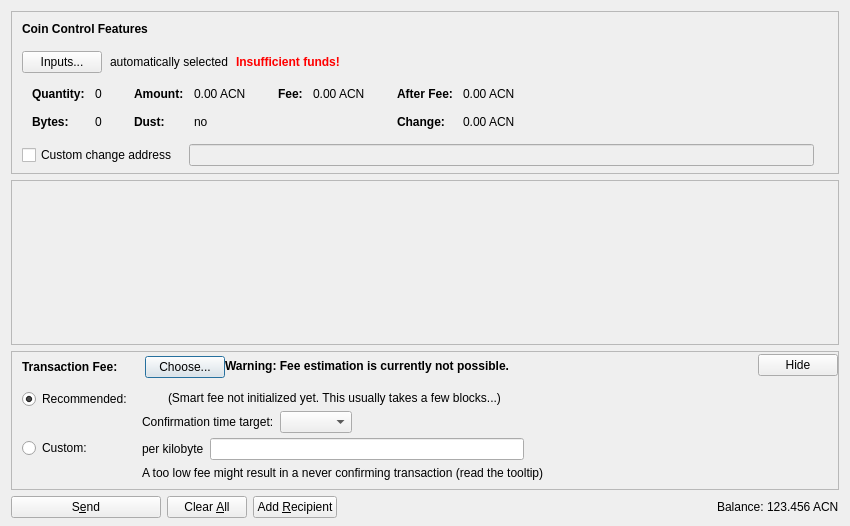
<?xml version="1.0" encoding="UTF-8"?>
<ui version="4.0">
 <class>SendCoinsDialog</class>
 <widget class="QDialog" name="SendCoinsDialog">
  <property name="geometry">
   <rect>
    <x>0</x>
    <y>0</y>
    <width>850</width>
    <height>526</height>
   </rect>
  </property>
  <property name="windowTitle">
   <string>Send Coins</string>
  </property>
  <layout class="QVBoxLayout" name="verticalLayout" stretch="0,1,0,0">
   <property name="bottomMargin">
    <number>8</number>
   </property>
   <item>
    <widget class="QFrame" name="frameCoinControl">
     <property name="sizePolicy">
      <sizepolicy hsizetype="Expanding" vsizetype="Expanding">
       <horstretch>0</horstretch>
       <verstretch>0</verstretch>
      </sizepolicy>
     </property>
     <property name="maximumSize">
      <size>
       <width>16777215</width>
       <height>16777215</height>
      </size>
     </property>
     <property name="frameShape">
      <enum>QFrame::StyledPanel</enum>
     </property>
     <property name="frameShadow">
      <enum>QFrame::Sunken</enum>
     </property>
     <layout class="QVBoxLayout" name="verticalLayoutCoinControl2">
      <property name="spacing">
       <number>0</number>
      </property>
      <property name="leftMargin">
       <number>0</number>
      </property>
      <property name="topMargin">
       <number>0</number>
      </property>
      <property name="rightMargin">
       <number>0</number>
      </property>
      <property name="bottomMargin">
       <number>6</number>
      </property>
      <item>
       <layout class="QVBoxLayout" name="verticalLayoutCoinControl" stretch="0,0,0,0,1">
        <property name="spacing">
         <number>0</number>
        </property>
        <property name="leftMargin">
         <number>10</number>
        </property>
        <property name="topMargin">
         <number>10</number>
        </property>
        <item>
         <layout class="QHBoxLayout" name="horizontalLayoutCoinControl1">
          <property name="bottomMargin">
           <number>15</number>
          </property>
          <item>
           <widget class="QLabel" name="labelCoinControlFeatures">
            <property name="sizePolicy">
             <sizepolicy hsizetype="Preferred" vsizetype="Maximum">
              <horstretch>0</horstretch>
              <verstretch>0</verstretch>
             </sizepolicy>
            </property>
            <property name="font">
             <font>
              <weight>75</weight>
              <bold>true</bold>
             </font>
            </property>
            <property name="styleSheet">
             <string notr="true">font-weight:bold;</string>
            </property>
            <property name="text">
             <string>Coin Control Features</string>
            </property>
           </widget>
          </item>
         </layout>
        </item>
        <item>
         <layout class="QHBoxLayout" name="horizontalLayoutCoinControl2" stretch="0,0,0,0">
          <property name="spacing">
           <number>8</number>
          </property>
          <property name="bottomMargin">
           <number>10</number>
          </property>
          <item>
           <widget class="QPushButton" name="pushButtonCoinControl">
            <property name="styleSheet">
             <string notr="true"/>
            </property>
            <property name="text">
             <string>Inputs...</string>
            </property>
            <property name="autoDefault">
             <bool>false</bool>
            </property>
           </widget>
          </item>
          <item>
           <widget class="QLabel" name="labelCoinControlAutomaticallySelected">
            <property name="text">
             <string>automatically selected</string>
            </property>
            <property name="margin">
             <number>5</number>
            </property>
           </widget>
          </item>
          <item>
           <widget class="QLabel" name="labelCoinControlInsuffFunds">
            <property name="font">
             <font>
              <weight>75</weight>
              <bold>true</bold>
             </font>
            </property>
            <property name="styleSheet">
             <string notr="true">color:red;font-weight:bold;</string>
            </property>
            <property name="text">
             <string>Insufficient funds!</string>
            </property>
            <property name="margin">
             <number>5</number>
            </property>
           </widget>
          </item>
          <item>
           <spacer name="horizontalSpacerCoinControl">
            <property name="orientation">
             <enum>Qt::Horizontal</enum>
            </property>
            <property name="sizeHint" stdset="0">
             <size>
              <width>40</width>
              <height>1</height>
             </size>
            </property>
           </spacer>
          </item>
         </layout>
        </item>
        <item>
         <widget class="QWidget" name="widgetCoinControl" native="true">
          <property name="sizePolicy">
           <sizepolicy hsizetype="Preferred" vsizetype="Preferred">
            <horstretch>0</horstretch>
            <verstretch>0</verstretch>
           </sizepolicy>
          </property>
          <property name="minimumSize">
           <size>
            <width>0</width>
            <height>0</height>
           </size>
          </property>
          <property name="styleSheet">
           <string notr="true"/>
          </property>
          <layout class="QHBoxLayout" name="horizontalLayoutCoinControl5">
           <property name="leftMargin">
            <number>0</number>
           </property>
           <property name="topMargin">
            <number>0</number>
           </property>
           <property name="rightMargin">
            <number>0</number>
           </property>
           <property name="bottomMargin">
            <number>0</number>
           </property>
           <item>
            <layout class="QHBoxLayout" name="horizontalLayoutCoinControl3" stretch="0,0,0,1">
             <property name="spacing">
              <number>20</number>
             </property>
             <property name="topMargin">
              <number>0</number>
             </property>
             <property name="bottomMargin">
              <number>10</number>
             </property>
             <item>
              <layout class="QFormLayout" name="formLayoutCoinControl1">
               <property name="horizontalSpacing">
                <number>10</number>
               </property>
               <property name="verticalSpacing">
                <number>14</number>
               </property>
               <property name="leftMargin">
                <number>10</number>
               </property>
               <property name="topMargin">
                <number>4</number>
               </property>
               <property name="rightMargin">
                <number>6</number>
               </property>
               <item row="0" column="0">
                <widget class="QLabel" name="labelCoinControlQuantityText">
                 <property name="font">
                  <font>
                   <weight>75</weight>
                   <bold>true</bold>
                  </font>
                 </property>
                 <property name="text">
                  <string>Quantity:</string>
                 </property>
                 <property name="margin">
                  <number>0</number>
                 </property>
                </widget>
               </item>
               <item row="0" column="1">
                <widget class="QLabel" name="labelCoinControlQuantity">
                 <property name="cursor">
                  <cursorShape>IBeamCursor</cursorShape>
                 </property>
                 <property name="contextMenuPolicy">
                  <enum>Qt::ActionsContextMenu</enum>
                 </property>
                 <property name="text">
                  <string notr="true">0</string>
                 </property>
                 <property name="margin">
                  <number>0</number>
                 </property>
                 <property name="textInteractionFlags">
                  <set>Qt::LinksAccessibleByMouse|Qt::TextSelectableByKeyboard|Qt::TextSelectableByMouse</set>
                 </property>
                </widget>
               </item>
               <item row="1" column="0">
                <widget class="QLabel" name="labelCoinControlBytesText">
                 <property name="font">
                  <font>
                   <weight>75</weight>
                   <bold>true</bold>
                  </font>
                 </property>
                 <property name="text">
                  <string>Bytes:</string>
                 </property>
                </widget>
               </item>
               <item row="1" column="1">
                <widget class="QLabel" name="labelCoinControlBytes">
                 <property name="cursor">
                  <cursorShape>IBeamCursor</cursorShape>
                 </property>
                 <property name="contextMenuPolicy">
                  <enum>Qt::ActionsContextMenu</enum>
                 </property>
                 <property name="text">
                  <string notr="true">0</string>
                 </property>
                 <property name="textInteractionFlags">
                  <set>Qt::LinksAccessibleByMouse|Qt::TextSelectableByKeyboard|Qt::TextSelectableByMouse</set>
                 </property>
                </widget>
               </item>
              </layout>
             </item>
             <item>
              <layout class="QFormLayout" name="formLayoutCoinControl2">
               <property name="horizontalSpacing">
                <number>10</number>
               </property>
               <property name="verticalSpacing">
                <number>14</number>
               </property>
               <property name="leftMargin">
                <number>6</number>
               </property>
               <property name="topMargin">
                <number>4</number>
               </property>
               <property name="rightMargin">
                <number>6</number>
               </property>
               <item row="0" column="0">
                <widget class="QLabel" name="labelCoinControlAmountText">
                 <property name="font">
                  <font>
                   <weight>75</weight>
                   <bold>true</bold>
                  </font>
                 </property>
                 <property name="text">
                  <string>Amount:</string>
                 </property>
                 <property name="margin">
                  <number>0</number>
                 </property>
                </widget>
               </item>
               <item row="0" column="1">
                <widget class="QLabel" name="labelCoinControlAmount">
                 <property name="cursor">
                  <cursorShape>IBeamCursor</cursorShape>
                 </property>
                 <property name="contextMenuPolicy">
                  <enum>Qt::ActionsContextMenu</enum>
                 </property>
                 <property name="text">
                  <string notr="true">0.00 ACN</string>
                 </property>
                 <property name="textInteractionFlags">
                  <set>Qt::LinksAccessibleByMouse|Qt::TextSelectableByKeyboard|Qt::TextSelectableByMouse</set>
                 </property>
                </widget>
               </item>
               <item row="1" column="0">
                <widget class="QLabel" name="labelCoinControlLowOutputText">
                 <property name="font">
                  <font>
                   <weight>75</weight>
                   <bold>true</bold>
                  </font>
                 </property>
                 <property name="text">
                  <string>Dust:</string>
                 </property>
                </widget>
               </item>
               <item row="1" column="1">
                <widget class="QLabel" name="labelCoinControlLowOutput">
                 <property name="cursor">
                  <cursorShape>IBeamCursor</cursorShape>
                 </property>
                 <property name="contextMenuPolicy">
                  <enum>Qt::ActionsContextMenu</enum>
                 </property>
                 <property name="text">
                  <string notr="true">no</string>
                 </property>
                 <property name="textInteractionFlags">
                  <set>Qt::LinksAccessibleByMouse|Qt::TextSelectableByKeyboard|Qt::TextSelectableByMouse</set>
                 </property>
                </widget>
               </item>
              </layout>
             </item>
             <item>
              <layout class="QFormLayout" name="formLayoutCoinControl3">
               <property name="horizontalSpacing">
                <number>10</number>
               </property>
               <property name="verticalSpacing">
                <number>14</number>
               </property>
               <property name="leftMargin">
                <number>6</number>
               </property>
               <property name="topMargin">
                <number>4</number>
               </property>
               <property name="rightMargin">
                <number>6</number>
               </property>
               <item row="0" column="0">
                <widget class="QLabel" name="labelCoinControlFeeText">
                 <property name="font">
                  <font>
                   <weight>75</weight>
                   <bold>true</bold>
                  </font>
                 </property>
                 <property name="text">
                  <string>Fee:</string>
                 </property>
                 <property name="margin">
                  <number>0</number>
                 </property>
                </widget>
               </item>
               <item row="0" column="1">
                <widget class="QLabel" name="labelCoinControlFee">
                 <property name="cursor">
                  <cursorShape>IBeamCursor</cursorShape>
                 </property>
                 <property name="contextMenuPolicy">
                  <enum>Qt::ActionsContextMenu</enum>
                 </property>
                 <property name="text">
                  <string notr="true">0.00 ACN</string>
                 </property>
                 <property name="textInteractionFlags">
                  <set>Qt::LinksAccessibleByMouse|Qt::TextSelectableByKeyboard|Qt::TextSelectableByMouse</set>
                 </property>
                </widget>
               </item>
              </layout>
             </item>
             <item>
              <layout class="QFormLayout" name="formLayoutCoinControl4">
               <property name="horizontalSpacing">
                <number>10</number>
               </property>
               <property name="verticalSpacing">
                <number>14</number>
               </property>
               <property name="leftMargin">
                <number>6</number>
               </property>
               <property name="topMargin">
                <number>4</number>
               </property>
               <property name="rightMargin">
                <number>6</number>
               </property>
               <item row="0" column="0">
                <widget class="QLabel" name="labelCoinControlAfterFeeText">
                 <property name="font">
                  <font>
                   <weight>75</weight>
                   <bold>true</bold>
                  </font>
                 </property>
                 <property name="text">
                  <string>After Fee:</string>
                 </property>
                 <property name="margin">
                  <number>0</number>
                 </property>
                </widget>
               </item>
               <item row="0" column="1">
                <widget class="QLabel" name="labelCoinControlAfterFee">
                 <property name="cursor">
                  <cursorShape>IBeamCursor</cursorShape>
                 </property>
                 <property name="contextMenuPolicy">
                  <enum>Qt::ActionsContextMenu</enum>
                 </property>
                 <property name="text">
                  <string notr="true">0.00 ACN</string>
                 </property>
                 <property name="textInteractionFlags">
                  <set>Qt::LinksAccessibleByMouse|Qt::TextSelectableByKeyboard|Qt::TextSelectableByMouse</set>
                 </property>
                </widget>
               </item>
               <item row="1" column="0">
                <widget class="QLabel" name="labelCoinControlChangeText">
                 <property name="font">
                  <font>
                   <weight>75</weight>
                   <bold>true</bold>
                  </font>
                 </property>
                 <property name="text">
                  <string>Change:</string>
                 </property>
                </widget>
               </item>
               <item row="1" column="1">
                <widget class="QLabel" name="labelCoinControlChange">
                 <property name="cursor">
                  <cursorShape>IBeamCursor</cursorShape>
                 </property>
                 <property name="contextMenuPolicy">
                  <enum>Qt::ActionsContextMenu</enum>
                 </property>
                 <property name="text">
                  <string notr="true">0.00 ACN</string>
                 </property>
                 <property name="textInteractionFlags">
                  <set>Qt::LinksAccessibleByMouse|Qt::TextSelectableByKeyboard|Qt::TextSelectableByMouse</set>
                 </property>
                </widget>
               </item>
              </layout>
             </item>
            </layout>
           </item>
          </layout>
         </widget>
        </item>
        <item>
         <layout class="QHBoxLayout" name="horizontalLayoutCoinControl4" stretch="0,0,0">
          <property name="spacing">
           <number>12</number>
          </property>
          <property name="sizeConstraint">
           <enum>QLayout::SetDefaultConstraint</enum>
          </property>
          <property name="topMargin">
           <number>5</number>
          </property>
          <property name="rightMargin">
           <number>5</number>
          </property>
          <item>
           <widget class="QCheckBox" name="checkBoxCoinControlChange">
            <property name="toolTip">
             <string>If this is activated, but the change address is empty or invalid, change will be sent to a newly generated address.</string>
            </property>
            <property name="text">
             <string>Custom change address</string>
            </property>
           </widget>
          </item>
          <item>
           <widget class="QValidatedLineEdit" name="lineEditCoinControlChange">
            <property name="enabled">
             <bool>false</bool>
            </property>
            <property name="sizePolicy">
             <sizepolicy hsizetype="Expanding" vsizetype="Fixed">
              <horstretch>0</horstretch>
              <verstretch>0</verstretch>
             </sizepolicy>
            </property>
           </widget>
          </item>
          <item>
           <widget class="QLabel" name="labelCoinControlChangeLabel">
            <property name="sizePolicy">
             <sizepolicy hsizetype="Preferred" vsizetype="Expanding">
              <horstretch>0</horstretch>
              <verstretch>0</verstretch>
             </sizepolicy>
            </property>
            <property name="minimumSize">
             <size>
              <width>0</width>
              <height>0</height>
             </size>
            </property>
            <property name="text">
             <string/>
            </property>
            <property name="margin">
             <number>3</number>
            </property>
           </widget>
          </item>
         </layout>
        </item>
        <item>
         <spacer name="verticalSpacerCoinControl">
          <property name="orientation">
           <enum>Qt::Vertical</enum>
          </property>
          <property name="sizeHint" stdset="0">
           <size>
            <width>800</width>
            <height>1</height>
           </size>
          </property>
         </spacer>
        </item>
       </layout>
      </item>
     </layout>
    </widget>
   </item>
   <item>
    <widget class="QScrollArea" name="scrollArea">
     <property name="widgetResizable">
      <bool>true</bool>
     </property>
     <widget class="QWidget" name="scrollAreaWidgetContents">
      <property name="geometry">
       <rect>
        <x>0</x>
        <y>0</y>
        <width>830</width>
        <height>104</height>
       </rect>
      </property>
      <layout class="QVBoxLayout" name="verticalLayout_2" stretch="0,1">
       <property name="leftMargin">
        <number>0</number>
       </property>
       <property name="topMargin">
        <number>0</number>
       </property>
       <property name="rightMargin">
        <number>0</number>
       </property>
       <property name="bottomMargin">
        <number>0</number>
       </property>
       <item>
        <layout class="QVBoxLayout" name="entries">
         <property name="spacing">
          <number>6</number>
         </property>
        </layout>
       </item>
       <item>
        <spacer name="verticalSpacer">
         <property name="orientation">
          <enum>Qt::Vertical</enum>
         </property>
         <property name="sizeHint" stdset="0">
          <size>
           <width>20</width>
           <height>40</height>
          </size>
         </property>
        </spacer>
       </item>
      </layout>
     </widget>
    </widget>
   </item>
   <item>
    <widget class="QFrame" name="frameFee">
     <property name="sizePolicy">
      <sizepolicy hsizetype="Expanding" vsizetype="Expanding">
       <horstretch>0</horstretch>
       <verstretch>0</verstretch>
      </sizepolicy>
     </property>
     <property name="maximumSize">
      <size>
       <width>16777215</width>
       <height>16777215</height>
      </size>
     </property>
     <property name="frameShape">
      <enum>QFrame::StyledPanel</enum>
     </property>
     <property name="frameShadow">
      <enum>QFrame::Sunken</enum>
     </property>
     <layout class="QVBoxLayout" name="verticalLayoutFee1">
      <property name="spacing">
       <number>0</number>
      </property>
      <property name="leftMargin">
       <number>0</number>
      </property>
      <property name="topMargin">
       <number>0</number>
      </property>
      <property name="rightMargin">
       <number>0</number>
      </property>
      <property name="bottomMargin">
       <number>0</number>
      </property>
      <item>
       <layout class="QVBoxLayout" name="verticalLayoutFee2" stretch="0,0,0">
        <property name="spacing">
         <number>0</number>
        </property>
        <property name="leftMargin">
         <number>10</number>
        </property>
        <property name="topMargin">
         <number>0</number>
        </property>
        <item>
         <layout class="QHBoxLayout" name="horizontalLayoutFee1">
          <property name="bottomMargin">
           <number>0</number>
          </property>
          <item>
           <layout class="QVBoxLayout" name="verticalLayoutFee7">
            <property name="spacing">
             <number>0</number>
            </property>
            <item>
             <spacer name="verticalSpacerSmartFee">
              <property name="orientation">
               <enum>Qt::Vertical</enum>
              </property>
              <property name="sizeType">
               <enum>QSizePolicy::Fixed</enum>
              </property>
              <property name="sizeHint" stdset="0">
               <size>
                <width>1</width>
                <height>4</height>
               </size>
              </property>
             </spacer>
            </item>
            <item>
             <layout class="QHBoxLayout" name="horizontalLayoutSmartFee">
              <property name="spacing">
               <number>10</number>
              </property>
              <item>
               <widget class="QLabel" name="labelFeeHeadline">
                <property name="sizePolicy">
                 <sizepolicy hsizetype="Preferred" vsizetype="Maximum">
                  <horstretch>0</horstretch>
                  <verstretch>0</verstretch>
                 </sizepolicy>
                </property>
                <property name="font">
                 <font>
                  <weight>75</weight>
                  <bold>true</bold>
                 </font>
                </property>
                <property name="styleSheet">
                 <string notr="true">font-weight:bold;</string>
                </property>
                <property name="text">
                 <string>Transaction Fee:</string>
                </property>
               </widget>
              </item>
              <item>
               <widget class="QLabel" name="labelFeeMinimized">
                <property name="text">
                 <string/>
                </property>
               </widget>
              </item>
              <item>
               <widget class="QPushButton" name="buttonChooseFee">
                <property name="text">
                 <string>Choose...</string>
                </property>
               </widget>
              </item>
             </layout>
            </item>
            <item>
             <spacer name="verticalSpacer_5">
              <property name="orientation">
               <enum>Qt::Vertical</enum>
              </property>
              <property name="sizeHint" stdset="0">
               <size>
                <width>1</width>
                <height>1</height>
               </size>
              </property>
             </spacer>
            </item>
           </layout>
          </item>
          <item>
           <widget class="QLabel" name="fallbackFeeWarningLabel">
            <property name="toolTip">
             <string>Using the fallbackfee can result in sending a transaction that will take several hours or days (or never) to confirm. Consider choosing your fee manually or wait until you have validated the complete chain.</string>
            </property>
            <property name="font">
            <font>
                <weight>75</weight>
                <bold>true</bold>
            </font>
            </property>
            <property name="text">
             <string>Warning: Fee estimation is currently not possible.</string>
            </property>
            <property name="wordWrap">
             <bool>false</bool>
            </property>
           </widget>
          </item>
          <item>
           <spacer name="horizontalSpacer_4">
            <property name="orientation">
             <enum>Qt::Horizontal</enum>
            </property>
            <property name="sizeType">
             <enum>QSizePolicy::MinimumExpanding</enum>
            </property>
            <property name="sizeHint" stdset="0">
             <size>
              <width>40</width>
              <height>20</height>
             </size>
            </property>
           </spacer>
          </item>
          <item>
           <widget class="QPushButton" name="buttonMinimizeFee">
            <property name="toolTip">
             <string>collapse fee-settings</string>
            </property>
            <property name="text">
             <string>Hide</string>
            </property>
           </widget>
          </item>
         </layout>
        </item>
        <item>
         <widget class="QFrame" name="frameFeeSelection">
          <layout class="QVBoxLayout" name="verticalLayoutFee12">
           <property name="spacing">
            <number>0</number>
           </property>
           <property name="leftMargin">
            <number>0</number>
           </property>
           <property name="topMargin">
            <number>0</number>
           </property>
           <property name="rightMargin">
            <number>0</number>
           </property>
           <property name="bottomMargin">
            <number>0</number>
           </property>
           <item>
            <layout class="QGridLayout" name="gridLayoutFee">
             <property name="topMargin">
              <number>10</number>
             </property>
             <property name="bottomMargin">
              <number>4</number>
             </property>
             <property name="horizontalSpacing">
              <number>10</number>
             </property>
             <property name="verticalSpacing">
              <number>4</number>
             </property>
             <item row="1" column="1">
              <layout class="QVBoxLayout" name="verticalLayoutFee8">
               <property name="spacing">
                <number>6</number>
               </property>
               <item>
                <layout class="QHBoxLayout" name="horizontalLayoutFee13">
                 <item>
                  <widget class="QLabel" name="labelCustomPerKilobyte">
                   <property name="toolTip">
                    <string>Specify a custom fee per kB (1,000 bytes) of the transaction's virtual size.

Note:  Since the fee is calculated on a per-byte basis, a fee of "100 satoshis per kB" for a transaction size of 500 bytes (half of 1 kB) would ultimately yield a fee of only 50 satoshis.</string>
                   </property>
                   <property name="text">
                    <string>per kilobyte</string>
                   </property>
                  </widget>
                 </item>
                 <item>
                  <widget class="BitcoinAmountField" name="customFee"/>
                 </item>
                 <item>
                  <spacer name="horizontalSpacer_6">
                   <property name="orientation">
                    <enum>Qt::Horizontal</enum>
                   </property>
                   <property name="sizeHint" stdset="0">
                    <size>
                     <width>1</width>
                     <height>1</height>
                    </size>
                   </property>
                  </spacer>
                 </item>
                </layout>
               </item>
               <item>
                <layout class="QHBoxLayout" name="horizontalLayoutFee8">
                 <item>
                  <widget class="QLabel" name="labelCustomFeeWarning">
                   <property name="enabled">
                    <bool>true</bool>
                   </property>
                   <property name="toolTip">
                    <string>When there is less transaction volume than space in the blocks, miners as well as relaying nodes may enforce a minimum fee. Paying only this minimum fee is just fine, but be aware that this can result in a never confirming transaction once there is more demand for asusucoin transactions than the network can process.</string>
                   </property>
                   <property name="text">
                    <string>A too low fee might result in a never confirming transaction (read the tooltip)</string>
                   </property>
                  </widget>
                 </item>
                 <item>
                  <spacer name="horizontalSpacer_2">
                   <property name="orientation">
                    <enum>Qt::Horizontal</enum>
                   </property>
                   <property name="sizeHint" stdset="0">
                    <size>
                     <width>1</width>
                     <height>1</height>
                    </size>
                   </property>
                  </spacer>
                 </item>
                </layout>
               </item>
              </layout>
             </item>
             <item row="0" column="0">
              <layout class="QVBoxLayout" name="verticalLayoutFee4" stretch="0,1">
               <item>
                <widget class="QRadioButton" name="radioSmartFee">
                 <property name="text">
                  <string>Recommended:</string>
                 </property>
                 <property name="checked">
                  <bool>true</bool>
                 </property>
                 <attribute name="buttonGroup">
                  <string notr="true">groupFee</string>
                 </attribute>
                </widget>
               </item>
               <item>
                <spacer name="verticalSpacer_2">
                 <property name="orientation">
                  <enum>Qt::Vertical</enum>
                 </property>
                 <property name="sizeHint" stdset="0">
                  <size>
                   <width>1</width>
                   <height>1</height>
                  </size>
                 </property>
                </spacer>
               </item>
              </layout>
             </item>
             <item row="1" column="0">
              <layout class="QVBoxLayout" name="verticalLayoutFee9" stretch="0,1">
               <item>
                <widget class="QRadioButton" name="radioCustomFee">
                 <property name="text">
                  <string>Custom:</string>
                 </property>
                 <attribute name="buttonGroup">
                  <string notr="true">groupFee</string>
                 </attribute>
                </widget>
               </item>
               <item>
                <spacer name="verticalSpacer_6">
                 <property name="orientation">
                  <enum>Qt::Vertical</enum>
                 </property>
                 <property name="sizeHint" stdset="0">
                  <size>
                   <width>1</width>
                   <height>1</height>
                  </size>
                 </property>
                </spacer>
               </item>
              </layout>
             </item>
             <item row="0" column="1">
              <layout class="QVBoxLayout" name="verticalLayoutFee3" stretch="0,0,1">
               <property name="spacing">
                <number>6</number>
               </property>
               <property name="topMargin">
                <number>2</number>
               </property>
               <item>
                <layout class="QHBoxLayout" name="horizontalLayoutFee12">
                 <item>
                  <widget class="QLabel" name="labelSmartFee">
                   <property name="text">
                    <string/>
                   </property>
                  </widget>
                 </item>
                 <item>
                  <widget class="QLabel" name="labelFeeEstimation">
                   <property name="text">
                    <string/>
                   </property>
                  </widget>
                 </item>
                 <item>
                  <widget class="QLabel" name="labelSmartFee2">
                   <property name="text">
                    <string>(Smart fee not initialized yet. This usually takes a few blocks...)</string>
                   </property>
                  </widget>
                 </item>
                 <item>
                  <spacer name="horizontalSpacer_5">
                   <property name="orientation">
                    <enum>Qt::Horizontal</enum>
                   </property>
                   <property name="sizeHint" stdset="0">
                    <size>
                     <width>1</width>
                     <height>1</height>
                    </size>
                   </property>
                  </spacer>
                 </item>
                </layout>
               </item>
               <item>
                <layout class="QHBoxLayout" name="horizontalLayoutFee9">
                 <item>
                  <layout class="QVBoxLayout" name="verticalLayoutFee6">
                   <item>
                    <widget class="QLabel" name="labelSmartFee3">
                     <property name="text">
                      <string>Confirmation time target:</string>
                     </property>
                    </widget>
                   </item>
                  </layout>
                 </item>
                 <item>
                  <layout class="QVBoxLayout" name="verticalLayoutFee5">
                   <property name="rightMargin">
                    <number>30</number>
                   </property>
                   <item>
                    <layout class="QHBoxLayout" name="horizontalLayoutConfTarget">
                     <property name="bottomMargin">
                      <number>0</number>
                     </property>
                     <item>
                      <widget class="QComboBox" name="confTargetSelector"/>
                     </item>
                     <item>
                      <spacer name="horizontalSpacerConfTarget">
                       <property name="orientation">
                        <enum>Qt::Horizontal</enum>
                       </property>
                       <property name="sizeHint" stdset="0">
                        <size>
                         <width>40</width>
                         <height>20</height>
                        </size>
                       </property>
                      </spacer>
                     </item>
                    </layout>
                   </item>
                  </layout>
                 </item>
                </layout>
               </item>
               <item>
                <spacer name="verticalSpacer_4">
                 <property name="orientation">
                  <enum>Qt::Vertical</enum>
                 </property>
                 <property name="sizeHint" stdset="0">
                  <size>
                   <width>1</width>
                   <height>1</height>
                  </size>
                 </property>
                </spacer>
               </item>
              </layout>
             </item>
            </layout>
           </item>
          </layout>
         </widget>
        </item>
        <item>
         <spacer name="verticalSpacerFee">
          <property name="orientation">
           <enum>Qt::Vertical</enum>
          </property>
          <property name="sizeHint" stdset="0">
           <size>
            <width>40</width>
            <height>5</height>
           </size>
          </property>
         </spacer>
        </item>
       </layout>
      </item>
     </layout>
    </widget>
   </item>
   <item>
    <layout class="QHBoxLayout" name="horizontalLayout">
     <item>
      <widget class="QPushButton" name="sendButton">
       <property name="minimumSize">
        <size>
         <width>150</width>
         <height>0</height>
        </size>
       </property>
       <property name="toolTip">
        <string>Confirm the send action</string>
       </property>
       <property name="text">
        <string>S&amp;end</string>
       </property>
       <property name="icon">
        <iconset resource="../bitcoin.qrc">
         <normaloff>:/icons/send</normaloff>:/icons/send</iconset>
       </property>
       <property name="autoDefault">
        <bool>false</bool>
       </property>
       <property name="default">
        <bool>false</bool>
       </property>
      </widget>
     </item>
     <item>
      <widget class="QPushButton" name="clearButton">
       <property name="sizePolicy">
        <sizepolicy hsizetype="Minimum" vsizetype="Fixed">
         <horstretch>0</horstretch>
         <verstretch>0</verstretch>
        </sizepolicy>
       </property>
       <property name="toolTip">
        <string>Clear all fields of the form.</string>
       </property>
       <property name="text">
        <string>Clear &amp;All</string>
       </property>
       <property name="icon">
        <iconset resource="../bitcoin.qrc">
         <normaloff>:/icons/remove</normaloff>:/icons/remove</iconset>
       </property>
       <property name="autoDefault">
        <bool>false</bool>
       </property>
      </widget>
     </item>
     <item>
      <widget class="QPushButton" name="addButton">
       <property name="toolTip">
        <string>Send to multiple recipients at once</string>
       </property>
       <property name="text">
        <string>Add &amp;Recipient</string>
       </property>
       <property name="icon">
        <iconset resource="../bitcoin.qrc">
         <normaloff>:/icons/add</normaloff>:/icons/add</iconset>
       </property>
       <property name="autoDefault">
        <bool>false</bool>
       </property>
      </widget>
     </item>
     <item>
      <spacer name="horizontalSpacer">
       <property name="orientation">
        <enum>Qt::Horizontal</enum>
       </property>
       <property name="sizeHint" stdset="0">
        <size>
         <width>40</width>
         <height>20</height>
        </size>
       </property>
      </spacer>
     </item>
     <item>
      <layout class="QHBoxLayout" name="horizontalLayout_2">
       <property name="spacing">
        <number>3</number>
       </property>
       <item>
        <widget class="QLabel" name="label">
         <property name="sizePolicy">
          <sizepolicy hsizetype="Preferred" vsizetype="Fixed">
           <horstretch>0</horstretch>
           <verstretch>0</verstretch>
          </sizepolicy>
         </property>
         <property name="text">
          <string>Balance:</string>
         </property>
        </widget>
       </item>
       <item>
        <widget class="QLabel" name="labelBalance">
         <property name="sizePolicy">
          <sizepolicy hsizetype="Preferred" vsizetype="Fixed">
           <horstretch>0</horstretch>
           <verstretch>0</verstretch>
          </sizepolicy>
         </property>
         <property name="cursor">
          <cursorShape>IBeamCursor</cursorShape>
         </property>
         <property name="text">
          <string notr="true">123.456 ACN</string>
         </property>
         <property name="textInteractionFlags">
          <set>Qt::LinksAccessibleByMouse|Qt::TextSelectableByKeyboard|Qt::TextSelectableByMouse</set>
         </property>
        </widget>
       </item>
      </layout>
     </item>
    </layout>
   </item>
  </layout>
 </widget>
 <customwidgets>
  <customwidget>
   <class>QValidatedLineEdit</class>
   <extends>QLineEdit</extends>
   <header>qt/qvalidatedlineedit.h</header>
  </customwidget>
  <customwidget>
   <class>BitcoinAmountField</class>
   <extends>QLineEdit</extends>
   <header>qt/bitcoinamountfield.h</header>
   <container>1</container>
  </customwidget>
 </customwidgets>
 <resources>
  <include location="../bitcoin.qrc"/>
 </resources>
 <connections/>
 <buttongroups>
  <buttongroup name="groupFee"/>
 </buttongroups>
</ui>
